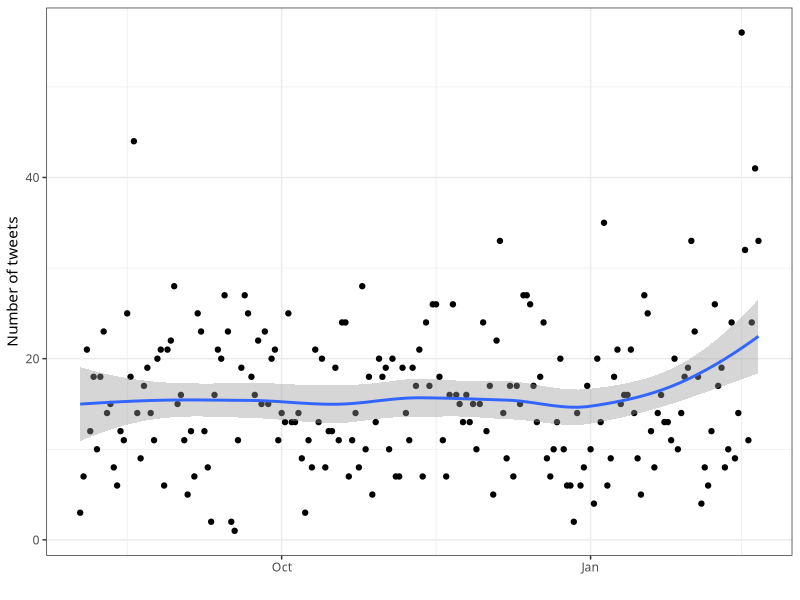
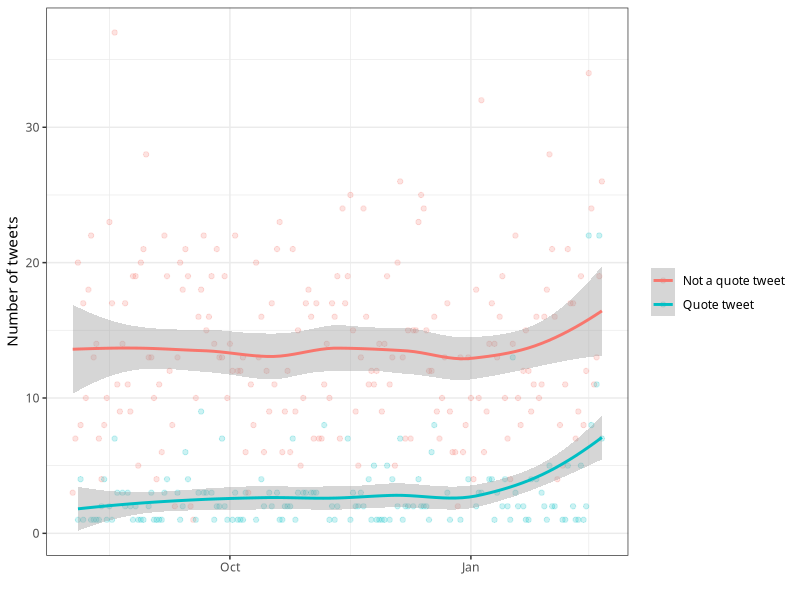
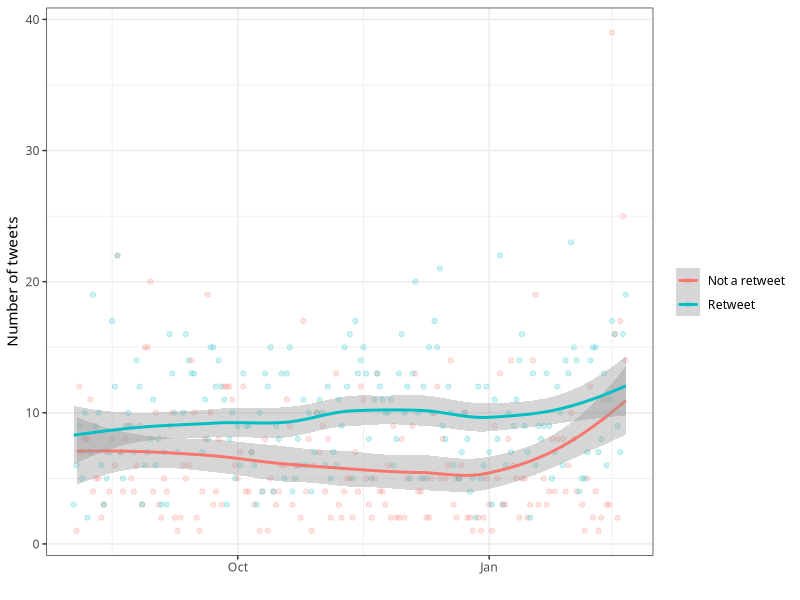
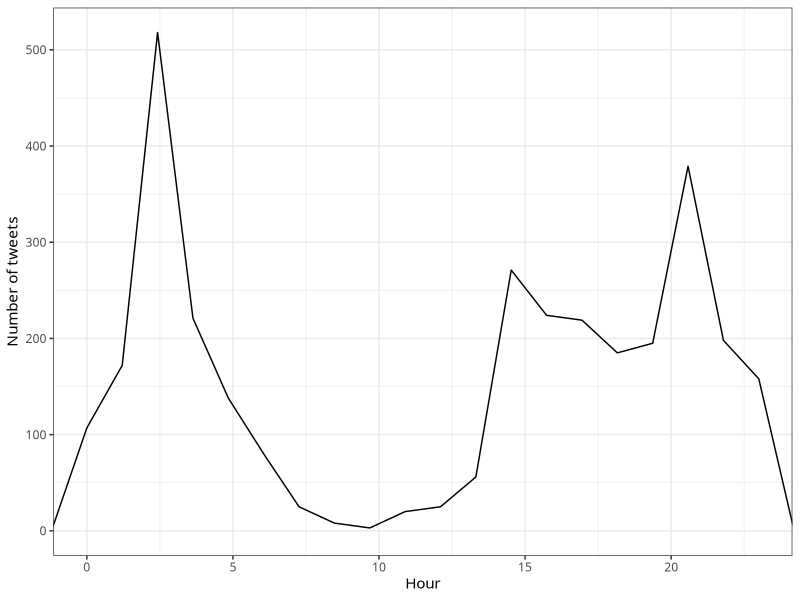
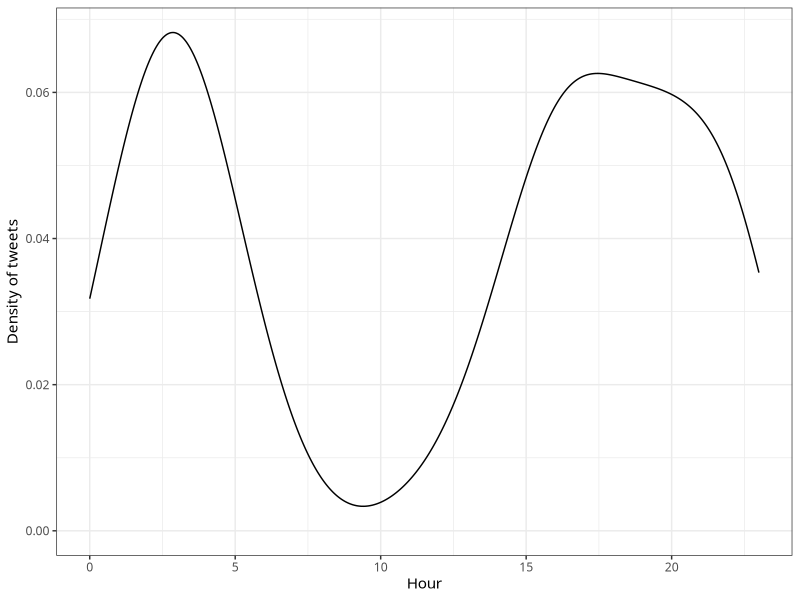
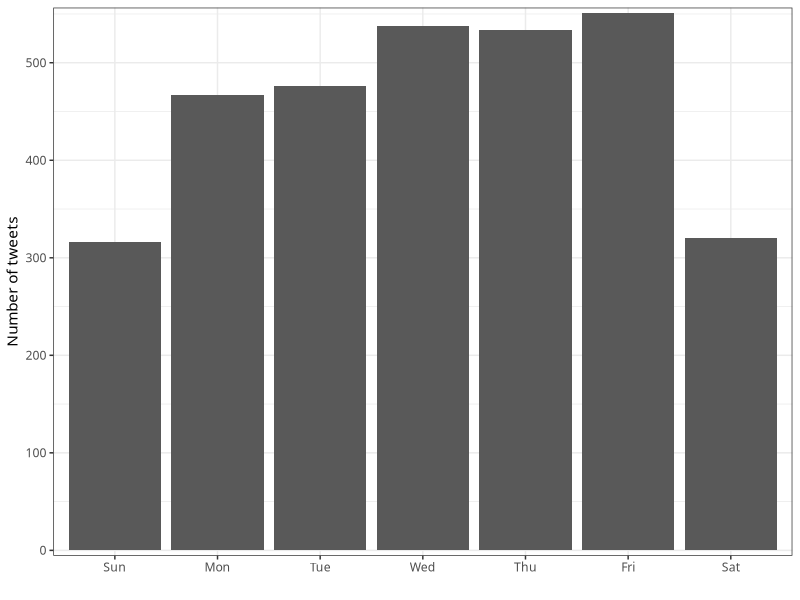
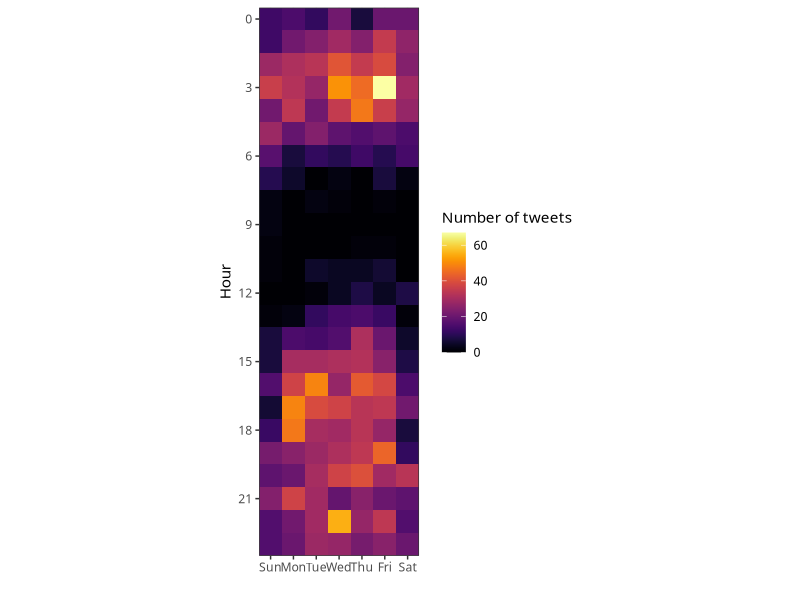
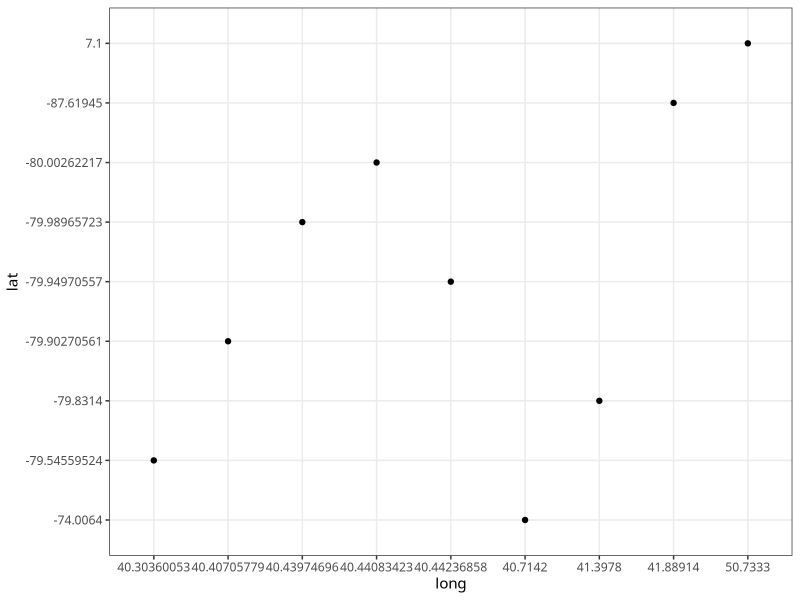

Write R code to recreate these figures, in order.
library(tidyverse)
library(lubridate)
library(viridis)

theme_set(theme_bw(base_family = 18))

df <- read_csv("data/bill_peduto_tweets.tweets.csv")

df %>% 
  select(status_id, text, created_at, source, is_quote, is_retweet, display_text_width, favorite_count) %>% 
  mutate(created_at = with_tz(created_at, "US/Eastern"),
         date = ymd(str_sub(created_at, 1, 10)),
         hour = hour(created_at),
         wday = wday(date, label = TRUE)) -> df_bill
df_bill

df_bill %>% 
  count(date) %>%
  ggplot(aes(date, n)) +
  geom_point() +
  geom_smooth() +
  labs(x = "",
       y = "Number of tweets")

df_bill %>% 
  count(date, is_quote) %>% 
  ggplot(aes(date, n, color = is_quote)) +
  geom_point(alpha = .2) +
  geom_smooth() +
  labs(x = "",
       y = "Number of tweets") +
  scale_color_discrete(name = "", labels = c("Not a quote tweet", "Quote tweet"))

df_bill %>% 
  count(date, is_retweet) %>% 
  ggplot(aes(date, n, color = is_retweet)) +
  geom_point(alpha = .2) +
  geom_smooth() +
  labs(x = "",
       y = "Number of tweets") +
  scale_color_discrete(name = "", labels = c("Not a retweet", "Retweet"))
  
df_bill %>% 
  ggplot(aes(hour)) +
  geom_freqpoly(bins = 20) +
  coord_cartesian(xlim = c(0, 23)) +
  labs(x = "Hour",
       y = "Number of tweets")

df_bill %>% 
  ggplot(aes(hour)) +
  geom_density() +
  labs(x = "Hour",
       y = "Density of tweets")

df_bill %>% 
  ggplot(aes(wday)) +
  geom_bar() +
  labs(x = "",
       y = "Number of tweets") +
  scale_y_continuous(expand = c(.01,0))

df_bill %>% 
  count(wday, hour) %>% 
  complete(wday, hour) %>% 
  replace_na(list(n = 0)) %>% 
  ggplot(aes(wday, hour, fill = n)) +
  geom_tile() +
  coord_equal() +
  scale_y_reverse(expand = c(0,0),
                  breaks = seq(0, 24, by = 3)) +
  scale_x_discrete(expand = c(0,0)) +
  scale_fill_viridis(option = 3) +
  labs(x = "",
       y = "Hour") +
  guides(fill = guide_colorbar("Number of tweets"))
  


#location
df %>% 
  select(bbox_coords) %>% 
  filter(!is.na(bbox_coords))
df %>% 
  select(geo_coords) %>% 
  filter(!is.na(geo_coords))

df %>% 
  select(geo_coords) %>% 
  filter(!is.na(geo_coords)) %>% 
  separate(geo_coords, into = c("long", "lat"), sep = " ") %>% 
  ggplot(aes(long, lat)) +
  geom_point()
  
